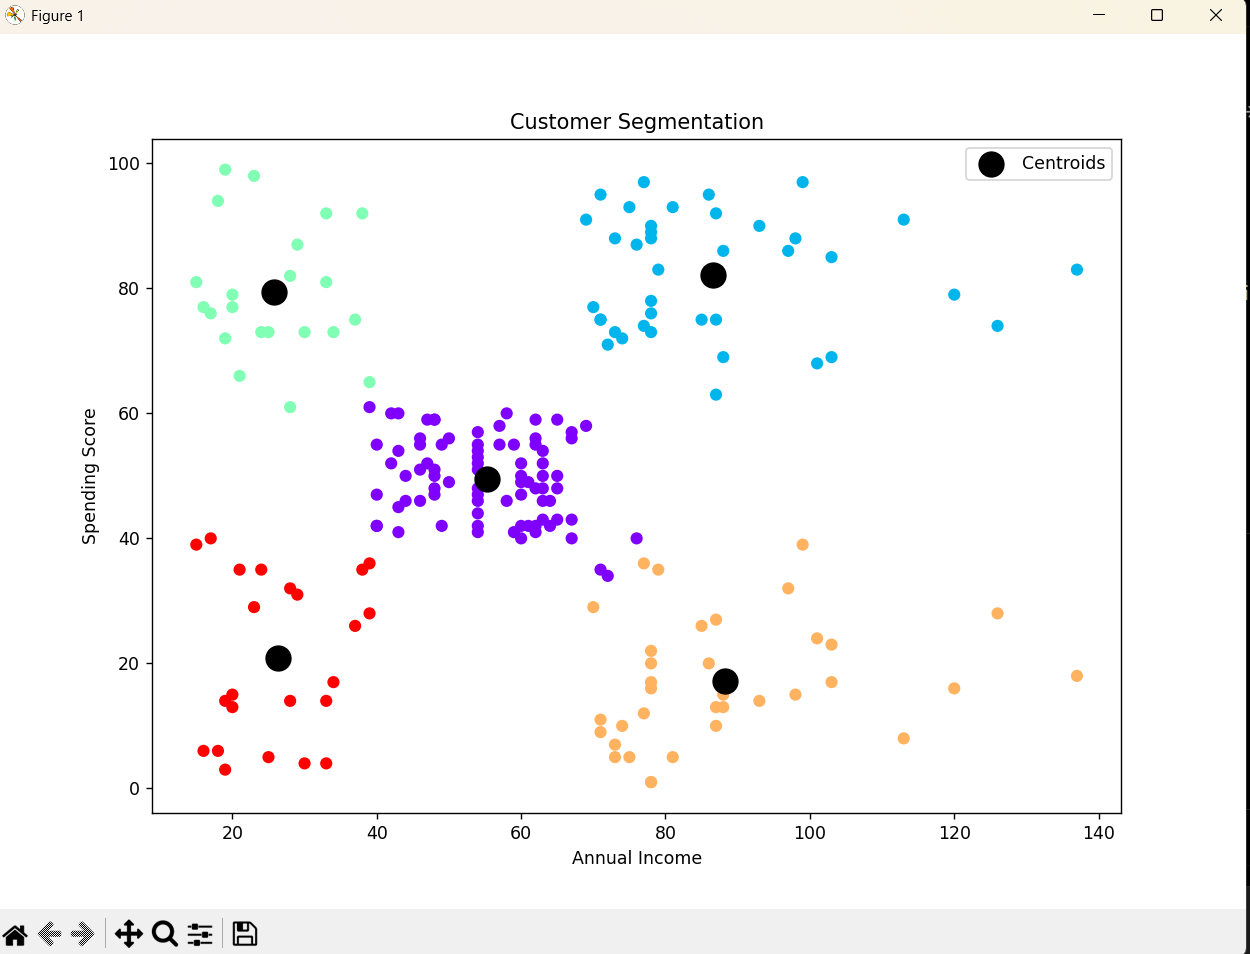

Python code for this plot:
import pandas as pd
import matplotlib.pyplot as plt
import seaborn as sns
from sklearn.cluster import KMeans

# Load dataset
df = pd.read_csv("Mall_Customers.csv")

# Display first 5 rows
print(df.head())

# Dataset information
print(df.info())

# Check missing values
print(df.isnull().sum())

# Select important columns
X = df[['Annual Income (k$)', 'Spending Score (1-100)']]

# -----------------------------
# ELBOW METHOD
# -----------------------------

wcss = []

for i in range(1, 11):
    kmeans = KMeans(n_clusters=i, random_state=42)
    kmeans.fit(X)
    wcss.append(kmeans.inertia_)

# Plot elbow graph
plt.figure(figsize=(8,5))

plt.plot(range(1,11), wcss, marker='o')

plt.title("Elbow Method")
plt.xlabel("Number of Clusters")
plt.ylabel("WCSS")

plt.show()

# -----------------------------
# APPLY KMEANS
# -----------------------------

kmeans = KMeans(n_clusters=5, random_state=42)

y_kmeans = kmeans.fit_predict(X)

# Add cluster column
df['Cluster'] = y_kmeans

# -----------------------------
# VISUALIZATION
# -----------------------------

plt.figure(figsize=(10,7))

plt.scatter(
    X.iloc[:,0],
    X.iloc[:,1],
    c=y_kmeans,
    cmap='rainbow'
)

# Centroids
plt.scatter(
    kmeans.cluster_centers_[:,0],
    kmeans.cluster_centers_[:,1],
    s=200,
    c='black',
    label='Centroids'
)

plt.title("Customer Segmentation")

plt.xlabel("Annual Income")

plt.ylabel("Spending Score")

plt.legend()

plt.show()

# -----------------------------
# CLUSTER ANALYSIS
# -----------------------------

print(df.groupby('Cluster').mean(numeric_only=True))
